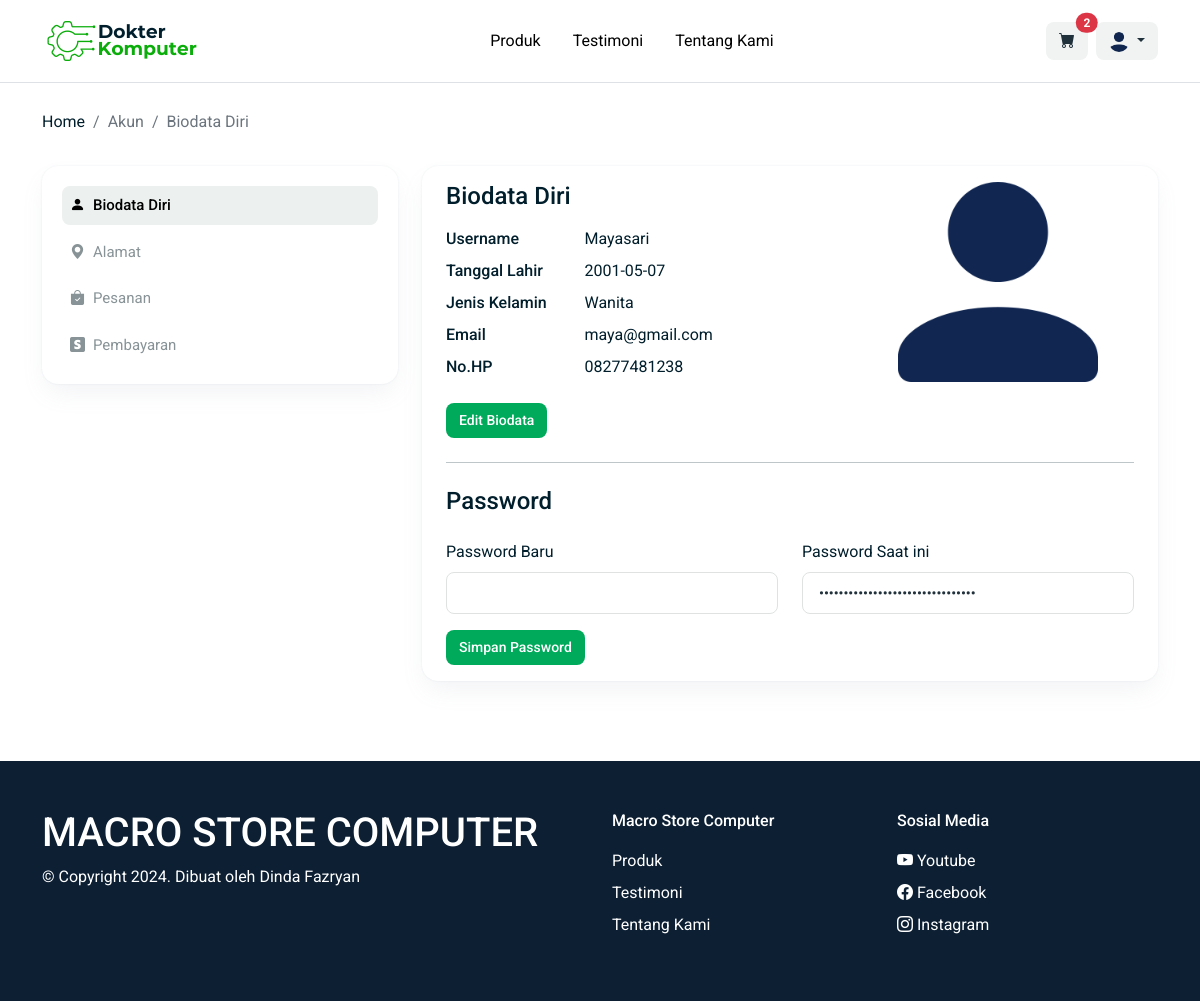
/akun/setting.php (signed in), run on the app's committed database.
### tables this page shows
CREATE TABLE `user` (
  `id_user` int(11) NOT NULL,
  `username` varchar(100) NOT NULL,
  `email` varchar(50) NOT NULL,
  `password` varchar(255) NOT NULL,
  `tanggal_lahir` date DEFAULT NULL,
  `jenis_kelamin` varchar(20) DEFAULT NULL,
  `nomorhp` varchar(20) DEFAULT NULL,
  `picture` varchar(255) DEFAULT NULL
);

### fungsi.php (called while the page is built, shortened)
<?php
include "db/koneksi.php";
function show($query)
{
    global $koneksi;
    $result = mysqli_query($koneksi, $query);
    $rows = [];
    while ($row = mysqli_fetch_assoc($result)) {
        $rows[] = $row;
    }
    return $rows;
}

### akun/setting.php (the view, shortened to what this page needs)
<?php
include "../db/koneksi.php";
include "../fungsi.php";
$user = !empty($_SESSION["id_user"]) ? $_SESSION["id_user"] : "";
$data_user = show("SELECT * FROM user WHERE id_user = '$user'");
$username = $data_user[0]["username"];
$email = $data_user[0]["email"];
$password = $data_user[0]["password"];
if ($data_user[0]["picture"]) {
    $picture = "../userPicture/" . $data_user[0]["picture"];
} else {
    $picture = "../asset/img/profile_default.png";
}
?>
<!DOCTYPE html>
<html lang="en">
<head>
    <link rel="stylesheet" href="../asset/css/bootstrap.css">
    <link rel="stylesheet" href="../asset/css/style.css">
    <link rel="stylesheet" href="https://cdn.jsdelivr.net/npm/bootstrap-icons@1.10.3/font/bootstrap-icons.css">
</head>
<body>
    <?php include "navbar.php" ?>
    <section id="hero">
        <div class="container mb-3">
            <div class="row">
                <nav aria-label="breadcrumb">
                    <ol class="breadcrumb">
                        <li class="breadcrumb-item"><a href="index.php">Home</a></li>
                        <li class="breadcrumb-item active">Akun</li>
                        <li class="breadcrumb-item active" aria-current="page">Biodata Diri</li>
                    </ol>
                </nav>
            </div>
        </div>
        <div class="container">
            <div class="row">
                <div class="col-md-4">
                    <?php include "sidebar.php"; ?>
                </div>
                <div class="col-md-8">
                    <div class="card py-3 px-4 border-0 shadow-1 rounded-16 mb-3">
                        <div class="row">
                            <div class="col-12 col-lg-7">
                                <h4>Biodata Diri</h4>
                                <div class="mt-3">
                                    <dl class="row">
                                        <dt class="col-md-4 fw-500">Username</dt>
                                        <dd class="col-md-8"><?= $username ?></dd>
                                        <dt class="col-md-4 fw-500">Tanggal Lahir</dt>
                                        <dd class="col-md-8">
                                            <?php $tgl = $data_user[0]["tanggal_lahir"] ? $data_user[0]["tanggal_lahir"] : "-";
                                            echo $tgl; ?>
                                        </dd>
                                        <dt class="col-md-4 fw-500">Jenis Kelamin</dt>
                                        <dd class="col-md-8">
                                            <?php $jk = $data_user[0]["jenis_kelamin"] ? $data_user[0]["jenis_kelamin"] : "-";
                                            echo $jk; ?>
                                        </dd>
                                        <dt class="col-md-4 fw-500">Email</dt>
                                        <dd class="col-md-8"><?= $email ?></dd>
                                        <dt class="col-md-4 fw-500">No.HP</dt>
                                        <dd class="col-md-8">
                                            <?php $nohp = $data_user[0]["nomorhp"] ? $data_user[0]["nomorhp"] : "-";
                                            echo $nohp; ?>
                                        </dd>
                                    </dl>
                                    <a href="editbiodata.php?id_user=<?= $user ?>" class="btn btn-green fs-14 fw-500">Edit Biodata</a>
                                </div>
                            </div>
                            <div class="col-12 col-lg-5 text-lg-center mt-4 mt-lg-0">
                                <img src="<?= $picture ?>" alt="profile" style="border-radius: 6px; aspect-ratio: auto; cursor:pointer;" onclick="openModal(event, this)">
                            </div>
                        </div>
                        <hr class="my-4">
                        <h4>Password</h4>
                        <div class="mt-3">
                            <form action="" method="post">
                                <div class="row">
                                    <div class="col-md-6">
                                        <div class="mb-2">
                                            <label for="password_baru" class="form-label">Password Baru</label>
                                            <input type="password" name="password_baru" class="form-control">
                                        </div>
                                    </div>
                                    <div class="col-md-6">
                                        <div class="mb-2">
                                            <label for="password_lama" class="form-label">Password Saat ini</label>
                                            <input type="password" name="password_lama" class="form-control" value="<?= $password ?>">
                                        </div>
                                    </div>
                                </div>
                                <div class="mt-2">
                                    <button type="submit" name="simpan_password" class="btn btn-green fs-14 fw-500">Simpan Password</button>
                                </div>
                            </form>
                        </div>
                    </div>
                </div>
            </div>
        </div>
    </section>
    <?php include "../footer.php" ?>
</body>
</html>

### asset/css/style.css (style rules this page uses)
:root { --font-rubick: "Rubik"; --font-roboto: "Roboto"; --font-poppins: "Poppins"; --color-dark: #001e2b; --color-default: #0c0c0b; --color-gray: #5c6c75; --color-gray-100: #f0f3f2; --color-gray-200: #ecf0ef; --color-gray-300: #cccfce; --color-gray-500: #889397; --color-gray-700: #3d4f58; --color-gray-800: #21313c; --color-green: #00aa5b; --color-green-light: #ceefce; --color-green-hover: #098a4e; --color-blue: #016bf8; --border-color-green: #00aa5b; --border-color-default: #e9e9e7; --border-color-3: #c0c2c2; }
body { font-family: var(--font-roboto), sans-serif; color: var(--color-dark); }
a { text-decoration: none; color: inherit; }
#hero { margin-top: 6.9rem; margin-bottom: 4rem; }
.btn-green { background: var(--color-green); color: #fff; border-radius: 8px; transition: 0.3s; }
.card img { width: 200px; height: auto; aspect-ratio: 4/3; object-fit: contain; }
.form-control { border: 1px solid #dfe2e1; border-radius: 0.5rem; color: #21313c; font-size: 0.875rem; font-weight: 500; line-height: 1.6; padding: 0.55rem 1rem; }
.fs-14 { font-size: 14px; }
.fw-500 { font-weight: 500; }
.rounded-16 { border-radius: 1rem; }
.shadow-1 { box-shadow: 0 0 2px rgba(145, 158, 171, 0.2), 0 12px 24px -4px rgba(145, 158, 171, 0.12); }

### data on the page
user: username "Mayasari", tanggal_lahir "2001-05-07", jenis_kelamin "Wanita", email "maya@gmail.com", nomorhp "08277481238"

### other printed values
$jmlItemCart[0]["total"] "2"
